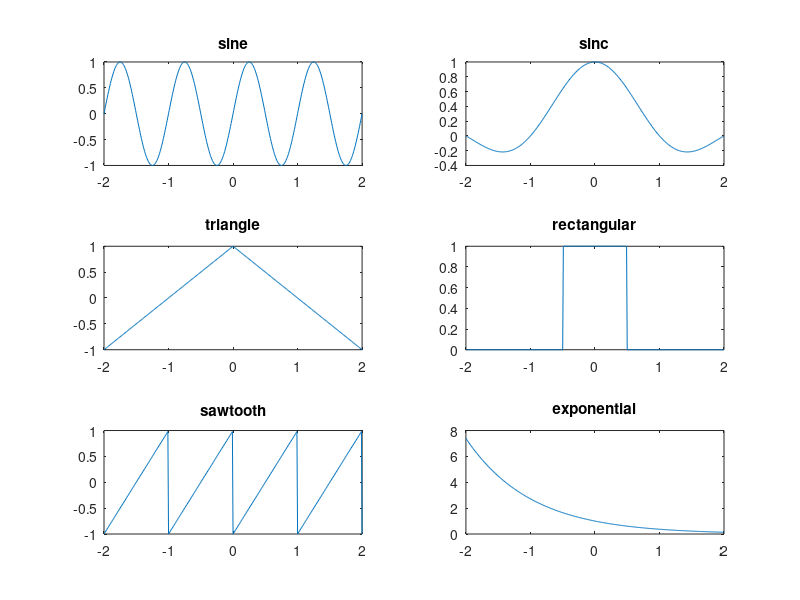

This figure's MATLAB source:
clc;
clear all;
close all;
t = -2:0.01:2;
subplot(3,2,1);
plot(t,sin(2*pi*t));
title('sine');
subplot(3,2,2);
plot(t,sinc(t));
title('sinc');
subplot(3,2,3);
plot(t,1-abs(t));
title('triangle');
subplot(3,2,4);
plot(t,abs(t)<0.5);
title('rectangular');
subplot(3,2,5);
plot(t,sawtooth(2*pi*t));
title('sawtooth');
subplot(3,2,6);
plot(t,exp(-t));
title('exponential');
